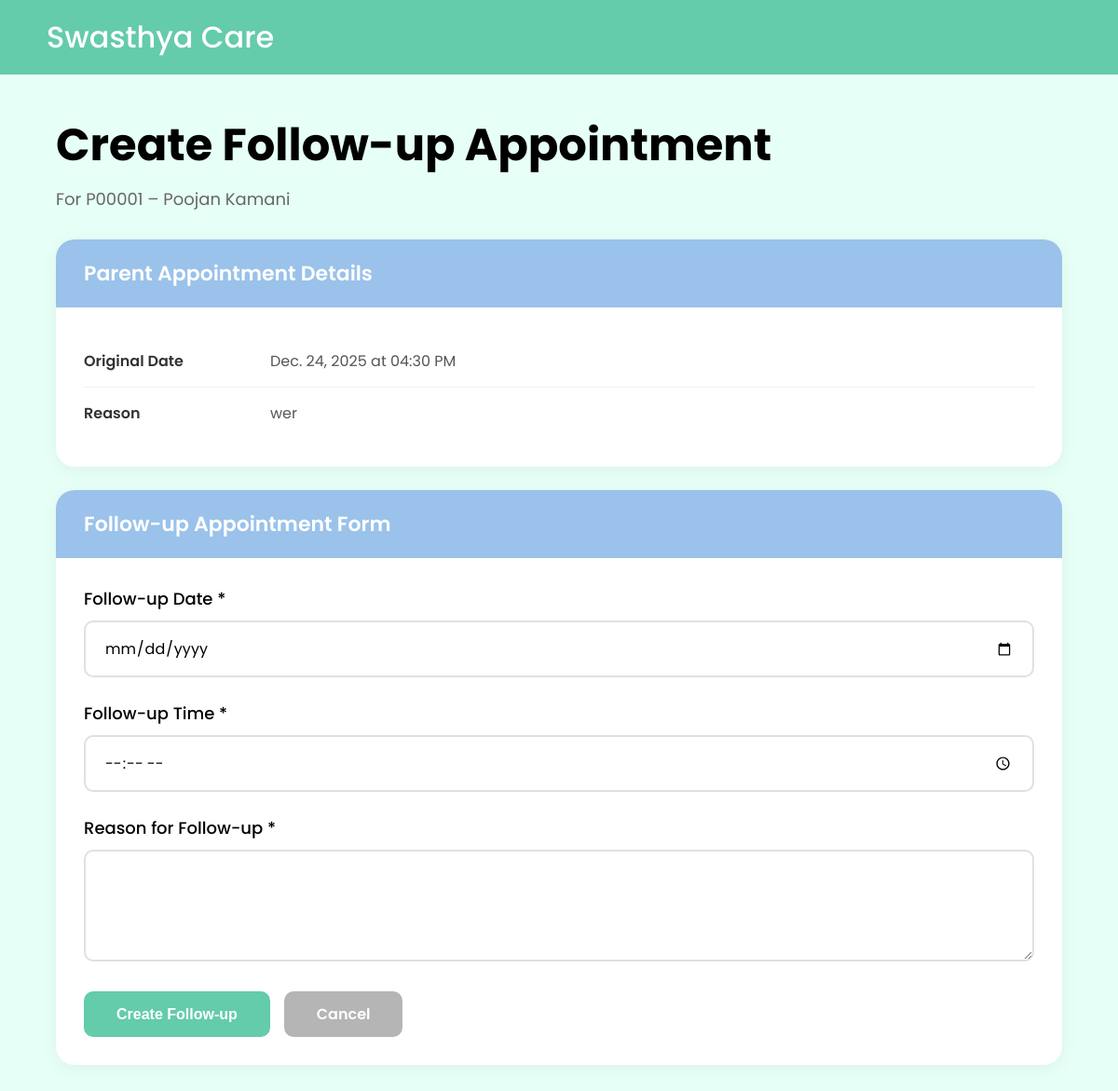
Screenshot of /doctor/appointment/2/follow-up/ (signed in) with the database file from the repository.
### hospital/models.py (models this page shows, shortened)
class Appointment(models.Model):
    STATUS_CHOICES = [
        ('SCHEDULED', 'Scheduled'),
        ('COMPLETED', 'Completed'),
        ('NO_SHOW', 'No Show'),
        ('CANCELLED', 'Cancelled'),
    ]
    patient = models.ForeignKey(Patient, on_delete=models.CASCADE, related_name='appointments')
    doctor = models.ForeignKey(Doctor, on_delete=models.CASCADE, related_name='appointments')
    appointment_date = models.DateField()
    appointment_time = models.TimeField()
    status = models.CharField(max_length=20, choices=STATUS_CHOICES, default='SCHEDULED')
    reminder_sent = models.BooleanField(default=False)
    reason = models.TextField(help_text="Reason for visit")
    is_follow_up = models.BooleanField(default=False)
    parent_appointment = models.ForeignKey('self', on_delete=models.SET_NULL, null=True, blank=True, related_name='follow_ups')
    created_by = models.ForeignKey(CustomUser, on_delete=models.SET_NULL, null=True, related_name='created_appointments')
    created_at = models.DateTimeField(auto_now_add=True)
    updated_at = models.DateTimeField(auto_now=True)
    class Meta:
        ordering = ['-appointment_date', '-appointment_time']
        unique_together = ['doctor', 'appointment_date', 'appointment_time']

class Patient(models.Model):
    BLOOD_GROUP_CHOICES = [
        ('A+', 'A+'), ('A-', 'A-'),
        ('B+', 'B+'), ('B-', 'B-'),
        ('AB+', 'AB+'), ('AB-', 'AB-'),
        ('O+', 'O+'), ('O-', 'O-'),
    ]
    user = models.OneToOneField(CustomUser, on_delete=models.CASCADE, related_name='patient_profile')
    patient_id = models.CharField(max_length=10, unique=True, editable=False)
    date_of_birth = models.DateField()
    gender = models.CharField(max_length=10, choices=[('MALE', 'Male'), ('FEMALE', 'Female'), ('OTHER', 'Other')])
    address = models.TextField()
    phone_number = models.CharField(max_length=15)
    blood_group = models.CharField(max_length=3, choices=BLOOD_GROUP_CHOICES, blank=True, null=True)
    allergies = models.TextField(blank=True, null=True, help_text="List any allergies")
    chronic_diseases = models.TextField(blank=True, null=True, help_text="List any chronic diseases")
    previous_surgeries = models.TextField(blank=True, null=True, help_text="List any previous surgeries")
    emergency_contact_name = models.CharField(max_length=100)
    emergency_contact_phone = models.CharField(max_length=15)
    created_at = models.DateTimeField(auto_now_add=True)
    updated_at = models.DateTimeField(auto_now=True)
    class Meta:
        ordering = ['-created_at']

class CustomUser(AbstractUser):
    ROLE_CHOICES = [
        ('DOCTOR', 'Doctor'),
        ('RECEPTIONIST', 'Receptionist'),
        ('PATIENT', 'Patient'),
        ('ADMIN', 'Admin'),
        ('SUPERUSER', 'Superuser'),
    ]
    role = models.CharField(max_length=20, choices=ROLE_CHOICES, default='PATIENT')
    phone = models.CharField(max_length=15, blank=True, null=True)

### hospital/views.py (the view)
# urls.py: path('doctor/appointment/<int:appointment_id>/follow-up/', views.create_follow_up, name='create_follow_up'),
@login_required
@role_required('DOCTOR')
def create_follow_up(request, appointment_id):
    parent_appointment = get_object_or_404(Appointment, id=appointment_id)
    doctor = request.user.doctor_profile
    if parent_appointment.doctor != doctor:
        messages.error(request, 'You can only create follow-ups for your own appointments.')
        return redirect('hospital:doctor_appointments')
    if request.method == 'POST':
        form = FollowUpAppointmentForm(request.POST)
        if form.is_valid():
            follow_up = form.save(commit=False)
            follow_up.patient = parent_appointment.patient
            follow_up.doctor = doctor
            follow_up.is_follow_up = True
            follow_up.parent_appointment = parent_appointment
            follow_up.created_by = request.user
            app_date = follow_up.appointment_date
            app_time = follow_up.appointment_time
            hospital_open = time(9, 0)  # 9:00 AM
            hospital_close = time(20, 0)  # 8:00 PM
            if app_time < hospital_open or app_time >= hospital_close:
                messages.error(request, 'Appointments can only be made between 9:00 AM and 8:00 PM.')
                return render(request, 'hospital/doctor/create_follow_up.html',
                            {'form': form, 'parent_appointment': parent_appointment})
            unavailable = DoctorAvailability.objects.filter(
                Q(doctor=doctor, date=app_date, start_time__lte=app_time, end_time__gt=app_time) |
                Q(doctor=doctor, is_recurring=True, start_time__lte=app_time, end_time__gt=app_time)
            ).exists()
            if unavailable:
                messages.error(request, 'Doctor is not available at this time.')
                return render(request, 'hospital/doctor/create_follow_up.html',
                            {'form': form, 'parent_appointment': parent_appointment})
            slot_start = get_slot_start(app_time)
            if slot_start.minute == 0:
                slot_end = time(slot_start.hour, 14)
            elif slot_start.minute == 15:
                slot_end = time(slot_start.hour, 29)
            elif slot_start.minute == 30:
                slot_end = time(slot_start.hour, 44)
            else:  # minute == 45
                slot_end = time(slot_start.hour, 59)
            slot_conflict = Appointment.objects.filter(
                doctor=doctor,
                appointment_date=app_date,
                appointment_time__gte=slot_start,
                appointment_time__lte=slot_end,
                status='SCHEDULED'
            ).exists()
            if slot_conflict:
                messages.error(request, f'This time slot ({slot_start.strftime("%H:%M")}-{slot_end.strftime("%H:%M")}) is already booked.')
                return render(request, 'hospital/doctor/create_follow_up.html',
                            {'form': form, 'parent_appointment': parent_appointment})
            follow_up.save()
            messages.success(request, 'Follow-up appointment created successfully.')
            return redirect('hospital:doctor_appointments')
    else:
        form = FollowUpAppointmentForm()
    context = {
        'form': form,
        'parent_appointment': parent_appointment,
    }
    return render(request, 'hospital/doctor/create_follow_up.html', context)

### hospital/forms.py
class FollowUpAppointmentForm(forms.ModelForm):
    class Meta:
        model = Appointment
        fields = ['appointment_date', 'appointment_time', 'reason']
        widgets = {
            'appointment_date': forms.DateInput(attrs={'type': 'date'}),
            'appointment_time': forms.TimeInput(attrs={'type': 'time'}),
            'reason': forms.Textarea(attrs={'rows': 3}),
        }

### templates/hospital/doctor/create_follow_up.html (shortened to what this page needs)
<!DOCTYPE html>
<html lang="en">
<head>
</head>
<body>
<div class="navbar">
    <div class="navbar-brand">Swasthya Care</div>
</div>
<div class="main-content">
    <div class="page-header">
        <h1 class="page-title">Create Follow-up Appointment</h1>
        <p class="page-subtitle">
            For {{ parent_appointment.patient.patient_id }} –
            {{ parent_appointment.patient.user.get_full_name }}
        </p>
    </div>
    <div class="card">
        <div class="card-header">Parent Appointment Details</div>
        <div class="card-body">
            <ul class="info-list">
                <li>
                    <span class="info-label">Original Date</span>
                    <span class="info-value">
                        {{ parent_appointment.appointment_date }}
                        at {{ parent_appointment.appointment_time|time:"h:i A" }}
                    </span>
                </li>
                <li>
                    <span class="info-label">Reason</span>
                    <span class="info-value">
                        {{ parent_appointment.reason }}
                    </span>
                </li>
            </ul>
        </div>
    </div>
    <div class="card">
        <div class="card-header">Follow-up Appointment Form</div>
        <div class="card-body">
            <form method="post">
                <div class="form-group">
                    <label class="form-label">Follow-up Date *</label>
                    {{ form.appointment_date }}
                </div>
                <div class="form-group">
                    <label class="form-label">Follow-up Time *</label>
                    {{ form.appointment_time }}
                </div>
                <div class="form-group">
                    <label class="form-label">Reason for Follow-up *</label>
                    {{ form.reason }}
                </div>
                <div class="btn-group">
                    <button type="submit" class="btn btn-success">
                        Create Follow-up
                    </button>
                    <a href="{% url 'hospital:doctor_appointments' %}" class="btn btn-secondary">
                        Cancel
                    </a>
                </div>
            </form>
        </div>
    </div>
</div>
</body>
</html>

### templates/hospital/doctor/create_follow_up.html (style rules this page uses)
* { margin: 0; padding: 0; box-sizing: border-box; }
body { font-family: 'Poppins', 'Inter', sans-serif; background-color: #e6fff7; min-height: 100vh; }
.navbar { background-color: #64cbab; height: 80px; display: flex; align-items: center; justify-content: space-between; padding: 0 50px; color: white; }
.navbar-brand { font-size: 32px; font-weight: 500; }
.main-content { padding: 40px 60px; max-width: 1400px; margin: auto; }
.page-header { margin-bottom: 30px; }
.page-title { font-size: 48px; font-weight: 700; margin-bottom: 8px; }
.page-subtitle { font-size: 18px; color: #666; }
.card { background: white; border-radius: 20px; overflow: hidden; margin-bottom: 25px; box-shadow: 0 4px 20px rgba(0, 0, 0, 0.05); }
.card-header { background-color: #9ac2ea; color: white; padding: 20px 30px; font-size: 22px; font-weight: 600; }
.card-body { padding: 30px; }
.info-list { list-style: none; }
.info-list li { display: flex; padding: 15px 0; border-bottom: 1px solid #f0f0f0; }
.info-list li:last-child { border-bottom: none; }
.info-label { min-width: 200px; font-weight: 600; color: #333; }
.info-value { color: #555; }
.form-group { margin-bottom: 25px; }
.form-label { display: block; font-size: 18px; font-weight: 500; margin-bottom: 10px; }
input, textarea { width: 100%; padding: 15px 20px; border-radius: 10px; border: 2px solid #e0e0e0; font-size: 16px; font-family: 'Poppins', sans-serif; }
textarea { min-height: 120px; resize: vertical; }
.btn-group { display: flex; gap: 15px; flex-wrap: wrap; }
.btn { padding: 12px 35px; border-radius: 10px; font-size: 16px; font-weight: 600; border: none; cursor: pointer; text-decoration: none; display: inline-block; }
.btn-success { background-color: #64cbab; color: white; }
.btn-secondary { background-color: #b5b5b5; color: white; }

### rows the page displays
Appointment: patient.patient_id "P00001", patient.user.get_full_name "Poojan Kamani", appointment_date "Dec. 24, 2025", appointment_time "04:30 PM", reason "wer"
